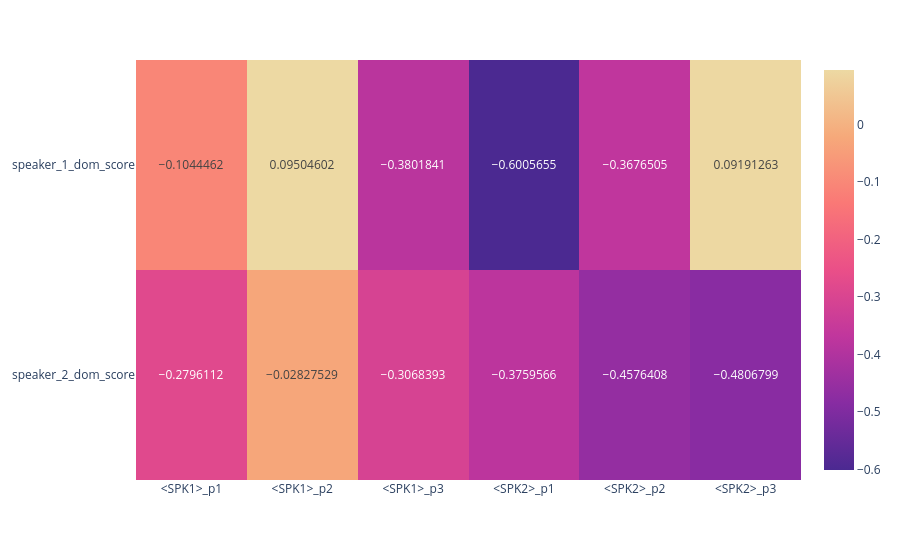

Notebook source saved alongside this figure:
### Code cell
fig_corr

### Figure 1 — Plotly figure (JSON) as saved in the notebook; plotly's stock layout.template omitted (floating-point values rounded to 4 significant figures)
{"data": [{"coloraxis": "coloraxis", "hovertemplate": "x: %{x}<br>y: %{y}<br>color: %{z}<extra></extra>", "name": "0", "texttemplate": "%{z}", "type": "heatmap", "x": ["<SPK1>_p1", "<SPK1>_p2", "<SPK1>_p3", "<SPK2>_p1", "<SPK2>_p2", "<SPK2>_p3"], "xaxis": "x", "y": ["speaker_1_dom_score", "speaker_2_dom_score"], "yaxis": "y", "z": [[-0.1044, 0.09505, -0.3802, -0.6006, -0.3677, 0.09191], [-0.2796, -0.02828, -0.3068, -0.376, -0.4576, -0.4807]]}], "layout": {"coloraxis": {"colorscale": [[0, "rgb(75, 41, 145)"], [0.1667, "rgb(135, 44, 162)"], [0.3333, "rgb(192, 54, 157)"], [0.5, "rgb(234, 79, 136)"], [0.6667, "rgb(250, 120, 118)"], [0.8333, "rgb(246, 169, 122)"], [1, "rgb(237, 217, 163)"]]}, "margin": {"t": 60}, "xaxis": {"anchor": "y", "domain": [0, 1]}, "yaxis": {"anchor": "x", "autorange": "reversed", "domain": [0, 1]}}}
